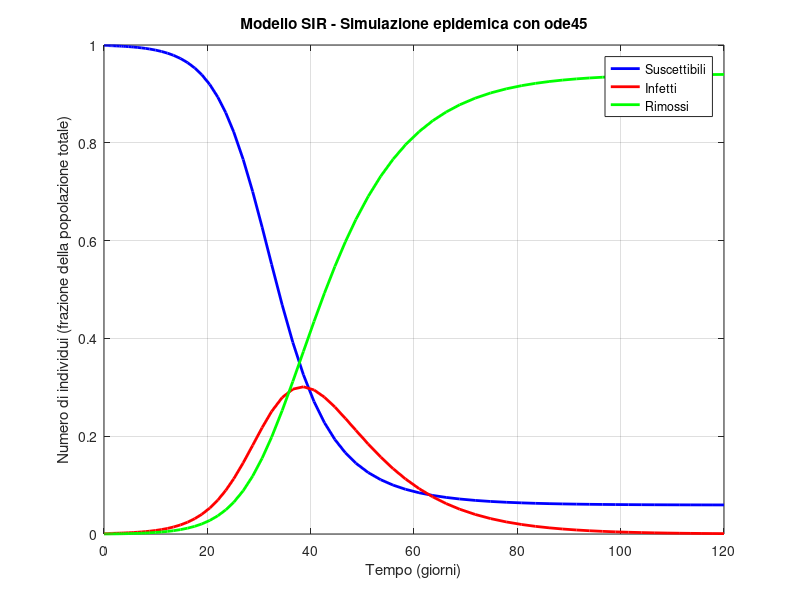

This chart was generated by the following MATLAB code:
% Modello SIR- Soluzione numerica con ode45
clear; close all; clc;

%% Parametri del modello
beta = 0.3;         % Tasso di contagio (probabilità di trasmissione per contatto)
gamma = 0.1;        % Tasso di recupero (velocità con cui gli infetti guariscono)

%% Popolazione iniziale
N = 1;              % Popolazione totale normalizzata (N = 1 per lavorare in frazioni)
I0 = 1e-3;          % Frazione iniziale di infetti (0.001)
R0 = 0;             % Nessun rimesso/guarito inizialmente
S0 = N - I0 - R0;   % Suscettibili iniziali = tutto il resto della popolazione

%% Intervallo di simulazione (in giorni)
tspan = [0 120];    % Simulazione da 0 a 120 giorni

%% Definizione del sistema SIR come funzione anonima
sir_equations = @(t, y) [
    -beta * y(1) * y(2) / N;                % dS/dt: calo dei suscettibili
     beta * y(1) * y(2) / N - gamma * y(2); % dI/dt: variazione infetti
     gamma * y(2)                           % dR/dt: aumento dei rimossi
];

%% Condizioni iniziali del sistema
y0 = [S0; I0; R0];

%% Integrazione numerica con ode45 (Runge-Kutta adattivo di ordine 4/5)
[t, y] = ode45(sir_equations, tspan, y0);

%% Visualizzazione dei risultati
figure;
plot(t, y(:,1), 'b-', 'LineWidth', 2); hold on;   % Suscettibili
plot(t, y(:,2), 'r-', 'LineWidth', 2);            % Infetti
plot(t, y(:,3), 'g-', 'LineWidth', 2);            % Rimossi
xlabel('Tempo (giorni)');
ylabel('Numero di individui (frazione della popolazione totale)');
legend('Suscettibili', 'Infetti', 'Rimossi', 'Location', 'best');
title('Modello SIR - Simulazione epidemica con ode45');
grid on;
